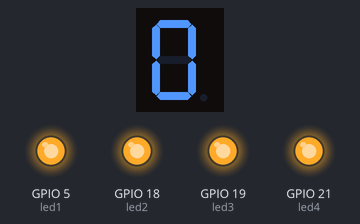
The program below on a simulated ESP32 board running MicroPython. Parts: 1-digit seven-segment display, output pins drawn as LEDs (lit = HIGH). The segment pins are drawn as the display they are named for; pins used as bus, display or sensor lines are not drawn.

Above: at 0.45 s.
At 2.25 s:
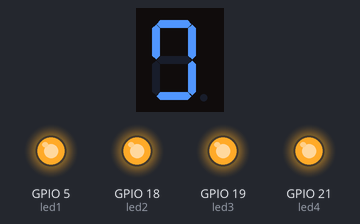
At 4.65 s:
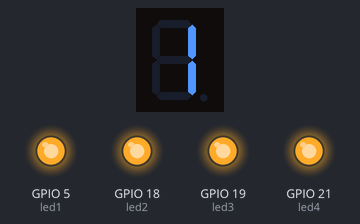
At 10.36 s:
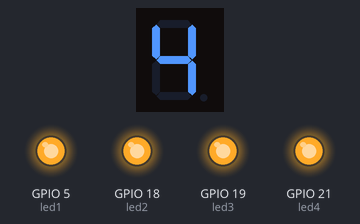
At 15.46 s:
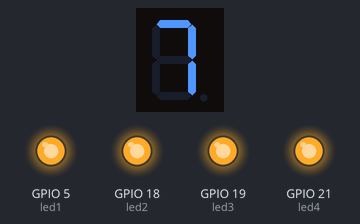
At 20.57 s:
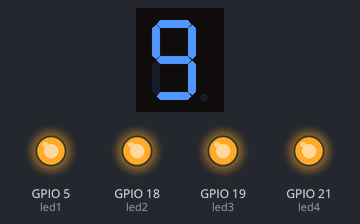
Timing chart, 0 to 21.0 s (numbered marks = the images above):
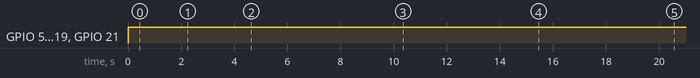

The program:

02-_______.py
```python
from machine import Pin
import time

# 定义引脚对应数码管的位置
a = Pin(13, Pin.OUT)
b = Pin(12, Pin.OUT)
c = Pin(14, Pin.OUT)
d = Pin(27, Pin.OUT)
e = Pin(26, Pin.OUT)
f = Pin(25, Pin.OUT)
g = Pin(33, Pin.OUT)
h = Pin(32, Pin.OUT)

led1 = Pin(5, Pin.OUT)  # LED灯1
led2 = Pin(18, Pin.OUT)  # LED灯2
led3 = Pin(19, Pin.OUT)  # LED灯3
led4 = Pin(21, Pin.OUT)  # LED灯4

# 将对应的引脚对象存储到列表
led_list = [a, b, c, d, e, f, g, h]

led_light_list = [led1, led2, led3, led4]

number_dict = {
    0: "11111100",  # 顺序依次是abcdefgh
    1: "01100000",
    2: "11011010",
    3: "11110010",
    4: "01100110",
    5: "10110110",
    6: "10111110",
    7: "11100000",
    8: "11111110",
    9: "11110110",
}


def show_number(number):
    if number_dict.get(number):
        i = 0
        for num in number_dict.get(number):
            if num == "1":
                led_list[i].value(1)
            else:
                led_list[i].value(0)
            i += 1


# for i in range(10):
#     show_number(i)
#     time.sleep(1)
def light(i):
    # 清除所有灯
    for led in led_light_list:
        led.value(1)
    led_light_list[i].value(0)


def show_4_number(number):
    if 0 <= number <= 9999:
        i = 0
        for num in "%04d" % number:  # 1234-->"1234"
            # print(num, i)
            show_number(int(num))  # 控制显示什么数
            light(i)
            i += 1
            time.sleep_ms(5)

# 显示固定数字
# while True:
#     show_4_number(1234)
#

for i in range(100, 10000):
    for j in range(10):
        show_4_number(i)
```

Measured:
- by itself, GPIO 5 (led1), GPIO 18 (led2): LOW → HIGH at 0.01 s
- by itself, GPIO 19 (led3), GPIO 21 (led4): LOW → HIGH at 0.00 s
- what the display in image 4 shows lasts 0.6 s, from 15.0 s to 15.6 s
